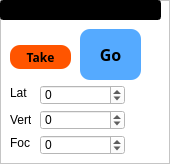
     <widget class="QFrame" name="frame_2">
      <property name="styleSheet">
       <string notr="true">background-color: rgb(255, 255, 255);</string>
      </property>
      <property name="frameShape">
       <enum>QFrame::StyledPanel</enum>
      </property>
      <property name="frameShadow">
       <enum>QFrame::Raised</enum>
      </property>
      <widget class="QSpinBox" name="ABSFocref2">
       <property name="geometry">
        <rect>
         <x>40</x>
         <y>135</y>
         <width>85</width>
         <height>20</height>
        </rect>
       </property>
       <property name="minimum">
        <number>-1000000000</number>
       </property>
       <property name="maximum">
        <number>1000000000</number>
       </property>
       <property name="singleStep">
        <number>1000</number>
       </property>
      </widget>
      <widget class="QLabel" name="label_15">
       <property name="geometry">
        <rect>
         <x>10</x>
         <y>112</y>
         <width>21</width>
         <height>16</height>
        </rect>
       </property>
       <property name="styleSheet">
        <string notr="true">background-color: rgb(255, 255, 255);</string>
       </property>
       <property name="text">
        <string>Vert</string>
       </property>
      </widget>
      <widget class="QSpinBox" name="ABSVertref2">
       <property name="geometry">
        <rect>
         <x>40</x>
         <y>110</y>
         <width>85</width>
         <height>20</height>
        </rect>
       </property>
       <property name="minimum">
        <number>-1000000000</number>
       </property>
       <property name="maximum">
        <number>1000000000</number>
       </property>
       <property name="singleStep">
        <number>1000</number>
       </property>
      </widget>
      <widget class="QSpinBox" name="ABSLatref2">
       <property name="geometry">
        <rect>
         <x>40</x>
         <y>85</y>
         <width>85</width>
         <height>20</height>
        </rect>
       </property>
       <property name="minimum">
        <number>-1000000000</number>
       </property>
       <property name="maximum">
        <number>1000000000</number>
       </property>
       <property name="singleStep">
        <number>1000</number>
       </property>
      </widget>
      <widget class="QLabel" name="label_16">
       <property name="geometry">
        <rect>
         <x>10</x>
         <y>135</y>
         <width>20</width>
         <height>16</height>
        </rect>
       </property>
       <property name="styleSheet">
        <string notr="true">background-color: rgb(255, 255, 255);</string>
       </property>
       <property name="text">
        <string>Foc</string>
       </property>
      </widget>
      <widget class="QLineEdit" name="posText2">
       <property name="geometry">
        <rect>
         <x>0</x>
         <y>0</y>
         <width>161</width>
         <height>20</height>
        </rect>
       </property>
       <property name="font">
        <font>
         <family>Arial</family>
         <pointsize>12</pointsize>
         <weight>75</weight>
         <bold>true</bold>
        </font>
       </property>
       <property name="styleSheet">
        <string notr="true">background-color: rgb(0, 0, 0);
color: rgb(255, 255, 0);</string>
       </property>
       <property name="text">
        <string/>
       </property>
      </widget>
      <widget class="QPushButton" name="take2">
       <property name="geometry">
        <rect>
         <x>10</x>
         <y>45</y>
         <width>61</width>
         <height>24</height>
        </rect>
       </property>
       <property name="font">
        <font>
         <family>Trebuchet MS</family>
         <weight>75</weight>
         <bold>true</bold>
        </font>
       </property>
       <property name="styleSheet">
        <string notr="true">background-color:  rgb(255, 85, 0);
border-radius:10px</string>
       </property>
       <property name="text">
        <string>Take</string>
       </property>
      </widget>
      <widget class="QPushButton" name="Pos2">
       <property name="geometry">
        <rect>
         <x>80</x>
         <y>29</y>
         <width>61</width>
         <height>51</height>
        </rect>
       </property>
       <property name="palette">
        <palette>
         <active>
          <colorrole role="WindowText">
           <brush brushstyle="SolidPattern">
            <color alpha="255">
             <red>0</red>
             <green>0</green>
             <blue>0</blue>
            </color>
           </brush>
          </colorrole>
          <colorrole role="Button">
           <brush brushstyle="SolidPattern">
            <color alpha="255">
             <red>85</red>
             <green>170</green>
             <blue>255</blue>
            </color>
           </brush>
          </colorrole>
          <colorrole role="Light">
           <brush brushstyle="SolidPattern">
            <color alpha="255">
             <red>154</red>
             <green>154</green>
             <blue>255</blue>
            </color>
           </brush>
          </colorrole>
          <colorrole role="Midlight">
           <brush brushstyle="SolidPattern">
            <color alpha="255">
             <red>102</red>
             <green>102</green>
             <blue>245</blue>
            </color>
           </brush>
          </colorrole>
          <colorrole role="Dark">
           <brush brushstyle="SolidPattern">
            <color alpha="255">
             <red>25</red>
             <green>25</green>
             <blue>118</blue>
            </color>
           </brush>
          </colorrole>
          <colorrole role="Mid">
           <brush brushstyle="SolidPattern">
            <color alpha="255">
             <red>34</red>
             <green>34</green>
             <blue>157</blue>
            </color>
           </brush>
          </colorrole>
          <colorrole role="Text">
           <brush brushstyle="SolidPattern">
            <color alpha="255">
             <red>0</red>
             <green>0</green>
             <blue>0</blue>
            </color>
           </brush>
          </colorrole>
          <colorrole role="BrightText">
           <brush brushstyle="SolidPattern">
            <color alpha="255">
             <red>255</red>
             <green>255</green>
             <blue>255</blue>
            </color>
           </brush>
          </colorrole>
          <colorrole role="ButtonText">
           <brush brushstyle="SolidPattern">
            <color alpha="255">
             <red>0</red>
             <green>0</green>
             <blue>0</blue>
            </color>
           </brush>
          </colorrole>
          <colorrole role="Base">
           <brush brushstyle="SolidPattern">
            <color alpha="255">
             <red>85</red>
             <green>170</green>
             <blue>255</blue>
            </color>
           </brush>
          </colorrole>
          <colorrole role="Window">
           <brush brushstyle="SolidPattern">
            <color alpha="255">
             <red>85</red>
             <green>170</green>
             <blue>255</blue>
            </color>
           </brush>
          </colorrole>
          <colorrole role="Shadow">
           <brush brushstyle="SolidPattern">
            <color alpha="255">
             <red>0</red>
             <green>0</green>
             <blue>0</blue>
            </color>
           </brush>
          </colorrole>
          <colorrole role="AlternateBase">
           <brush brushstyle="SolidPattern">
            <color alpha="255">
             <red>153</red>
             <green>153</green>
             <blue>245</blue>
            </color>
           </brush>
          </colorrole>
          <colorrole role="ToolTipBase">
           <brush brushstyle="SolidPattern">
            <color alpha="255">
             <red>255</red>
             <green>255</green>
             <blue>220</blue>
            </color>
           </brush>
          </colorrole>
          <colorrole role="ToolTipText">
           <brush brushstyle="SolidPattern">
            <color alpha="255">
             <red>0</red>
             <green>0</green>
             <blue>0</blue>
            </color>
           </brush>
          </colorrole>
         </active>
         <inactive>
          <colorrole role="WindowText">
           <brush brushstyle="SolidPattern">
            <color alpha="255">
             <red>0</red>
             <green>0</green>
             <blue>0</blue>
            </color>
           </brush>
          </colorrole>
          <colorrole role="Button">
           <brush brushstyle="SolidPattern">
            <color alpha="255">
             <red>85</red>
             <green>170</green>
             <blue>255</blue>
            </color>
           </brush>
          </colorrole>
          <colorrole role="Light">
           <brush brushstyle="SolidPattern">
            <color alpha="255">
             <red>154</red>
             <green>154</green>
             <blue>255</blue>
            </color>
           </brush>
          </colorrole>
          <colorrole role="Midlight">
           <brush brushstyle="SolidPattern">
            <color alpha="255">
             <red>102</red>
             <green>102</green>
             <blue>245</blue>
            </color>
           </brush>
          </colorrole>
          <colorrole role="Dark">
           <brush brushstyle="SolidPattern">
            <color alpha="255">
             <red>25</red>
             <green>25</green>
             <blue>118</blue>
            </color>
           </brush>
          </colorrole>
          <colorrole role="Mid">
           <brush brushstyle="SolidPattern">
            <color alpha="255">
             <red>34</red>
             <green>34</green>
             <blue>157</blue>
            </color>
           </brush>
          </colorrole>
          <colorrole role="Text">
           <brush brushstyle="SolidPattern">
            <color alpha="255">
             <red>0</red>
             <green>0</green>
             <blue>0</blue>
            </color>
           </brush>
          </colorrole>
          <colorrole role="BrightText">
           <brush brushstyle="SolidPattern">
            <color alpha="255">
             <red>255</red>
             <green>255</green>
             <blue>255</blue>
            </color>
           </brush>
          </colorrole>
          <colorrole role="ButtonText">
           <brush brushstyle="SolidPattern">
            <color alpha="255">
             <red>0</red>
             <green>0</green>
             <blue>0</blue>
            </color>
           </brush>
          </colorrole>
          <colorrole role="Base">
           <brush brushstyle="SolidPattern">
            <color alpha="255">
             <red>85</red>
             <green>170</green>
             <blue>255</blue>
            </color>
           </brush>
          </colorrole>
          <colorrole role="Window">
           <brush brushstyle="SolidPattern">
            <color alpha="255">
             <red>85</red>
             <green>170</green>
             <blue>255</blue>
            </color>
           </brush>
          </colorrole>
          <colorrole role="Shadow">
           <brush brushstyle="SolidPattern">
            <color alpha="255">
             <red>0</red>
             <green>0</green>
             <blue>0</blue>
            </color>
           </brush>
          </colorrole>
          <colorrole role="AlternateBase">
           <brush brushstyle="SolidPattern">
            <color alpha="255">
             <red>153</red>
             <green>153</green>
             <blue>245</blue>
            </color>
           </brush>
          </colorrole>
          <colorrole role="ToolTipBase">
           <brush brushstyle="SolidPattern">
            <color alpha="255">
             <red>255</red>
             <green>255</green>
             <blue>220</blue>
            </color>
           </brush>
          </colorrole>
          <colorrole role="ToolTipText">
           <brush brushstyle="SolidPattern">
            <color alpha="255">
             <red>0</red>
             <green>0</green>
             <blue>0</blue>
            </color>
           </brush>
          </colorrole>
         </inactive>
         <disabled>
          <colorrole role="WindowText">
           <brush brushstyle="SolidPattern">
            <color alpha="255">
             <red>25</red>
             <green>25</green>
             <blue>118</blue>
            </color>
           </brush>
          </colorrole>
          <colorrole role="Button">
           <brush brushstyle="SolidPattern">
            <color alpha="255">
             <red>85</red>
             <green>170</green>
             <blue>255</blue>
            </color>
           </brush>
          </colorrole>
          <colorrole role="Light">
           <brush brushstyle="SolidPattern">
            <color alpha="255">
             <red>154</red>
             <green>154</green>
             <blue>255</blue>
            </color>
           </brush>
          </colorrole>
          <colorrole role="Midlight">
           <brush brushstyle="SolidPattern">
            <color alpha="255">
             <red>102</red>
             <green>102</green>
             <blue>245</blue>
            </color>
           </brush>
          </colorrole>
          <colorrole role="Dark">
           <brush brushstyle="SolidPattern">
            <color alpha="255">
             <red>25</red>
             <green>25</green>
             <blue>118</blue>
            </color>
           </brush>
          </colorrole>
          <colorrole role="Mid">
           <brush brushstyle="SolidPattern">
            <color alpha="255">
             <red>34</red>
             <green>34</green>
             <blue>157</blue>
            </color>
           </brush>
          </colorrole>
          <colorrole role="Text">
           <brush brushstyle="SolidPattern">
            <color alpha="255">
             <red>25</red>
             <green>25</green>
             <blue>118</blue>
            </color>
           </brush>
          </colorrole>
          <colorrole role="BrightText">
           <brush brushstyle="SolidPattern">
            <color alpha="255">
             <red>255</red>
             <green>255</green>
             <blue>255</blue>
            </color>
           </brush>
          </colorrole>
          <colorrole role="ButtonText">
           <brush brushstyle="SolidPattern">
            <color alpha="255">
             <red>25</red>
             <green>25</green>
             <blue>118</blue>
            </color>
           </brush>
          </colorrole>
          <colorrole role="Base">
           <brush brushstyle="SolidPattern">
            <color alpha="255">
             <red>85</red>
             <green>170</green>
             <blue>255</blue>
            </color>
           </brush>
          </colorrole>
          <colorrole role="Window">
           <brush brushstyle="SolidPattern">
            <color alpha="255">
             <red>85</red>
             <green>170</green>
             <blue>255</blue>
            </color>
           </brush>
          </colorrole>
          <colorrole role="Shadow">
           <brush brushstyle="SolidPattern">
            <color alpha="255">
             <red>0</red>
             <green>0</green>
             <blue>0</blue>
            </color>
           </brush>
          </colorrole>
          <colorrole role="AlternateBase">
           <brush brushstyle="SolidPattern">
            <color alpha="255">
             <red>51</red>
             <green>51</green>
             <blue>236</blue>
            </color>
           </brush>
          </colorrole>
          <colorrole role="ToolTipBase">
           <brush brushstyle="SolidPattern">
            <color alpha="255">
             <red>255</red>
             <green>255</green>
             <blue>220</blue>
            </color>
           </brush>
          </colorrole>
          <colorrole role="ToolTipText">
           <brush brushstyle="SolidPattern">
            <color alpha="255">
             <red>0</red>
             <green>0</green>
             <blue>0</blue>
            </color>
           </brush>
          </colorrole>
         </disabled>
        </palette>
       </property>
       <property name="font">
        <font>
         <family>Trebuchet MS</family>
         <pointsize>12</pointsize>
         <weight>75</weight>
         <bold>true</bold>
        </font>
       </property>
       <property name="styleSheet">
        <string notr="true">background-color: rgb(85, 170, 255);
border-radius:10px</string>
       </property>
       <property name="text">
        <string>Go</string>
       </property>
      </widget>
      <widget class="QLabel" name="label_17">
       <property name="geometry">
        <rect>
         <x>10</x>
         <y>85</y>
         <width>21</width>
         <height>16</height>
        </rect>
       </property>
       <property name="styleSheet">
        <string notr="true">background-color: rgb(255, 255, 255);</string>
       </property>
       <property name="text">
        <string>Lat</string>
       </property>
      </widget>
     </widget>
